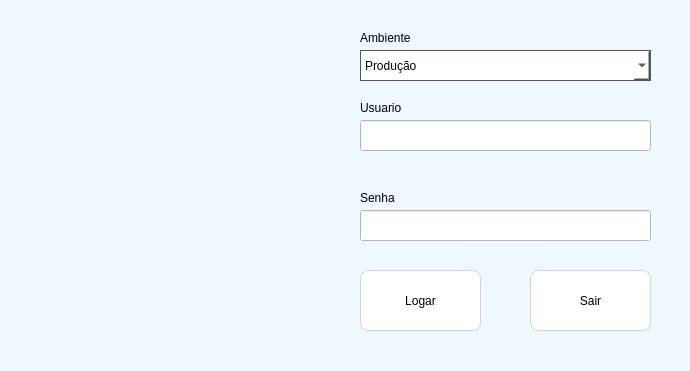
<?xml version="1.0" encoding="UTF-8"?>
<ui version="4.0">
 <class>Dialog</class>
 <widget class="QDialog" name="Dialog">
  <property name="geometry">
   <rect>
    <x>0</x>
    <y>0</y>
    <width>690</width>
    <height>371</height>
   </rect>
  </property>
  <property name="contextMenuPolicy">
   <enum>Qt::ActionsContextMenu</enum>
  </property>
  <property name="acceptDrops">
   <bool>true</bool>
  </property>
  <property name="windowTitle">
   <string>Dialog</string>
  </property>
  <property name="styleSheet">
   <string notr="true">background-color: #F0F8FF</string>
  </property>
  <property name="modal">
   <bool>true</bool>
  </property>
  <widget class="QWidget" name="formLayoutWidget">
   <property name="geometry">
    <rect>
     <x>10</x>
     <y>20</y>
     <width>327</width>
     <height>341</height>
    </rect>
   </property>
   <layout class="QHBoxLayout" name="horizontalLayout">
    <property name="sizeConstraint">
     <enum>QLayout::SetMinimumSize</enum>
    </property>
    <item>
     <widget class="QLabel" name="label">
      <property name="contextMenuPolicy">
       <enum>Qt::NoContextMenu</enum>
      </property>
      <property name="layoutDirection">
       <enum>Qt::LeftToRight</enum>
      </property>
      <property name="styleSheet">
       <string notr="true">justify: center</string>
      </property>
      <property name="frameShape">
       <enum>QFrame::NoFrame</enum>
      </property>
      <property name="frameShadow">
       <enum>QFrame::Raised</enum>
      </property>
      <property name="text">
       <string/>
      </property>
      <property name="pixmap">
       <pixmap>logo.png</pixmap>
      </property>
     </widget>
    </item>
   </layout>
  </widget>
  <widget class="QPushButton" name="pushButton">
   <property name="geometry">
    <rect>
     <x>360</x>
     <y>270</y>
     <width>121</width>
     <height>61</height>
    </rect>
   </property>
   <property name="cursor">
    <cursorShape>PointingHandCursor</cursorShape>
   </property>
   <property name="styleSheet">
    <string notr="true">QPushButton {
    border-radius: 8px;
    padding: 5px 10px;
	background-color: white;
	border: 0.6px solid lightgrey
}

QPushButton:hover {
    background-color: lightblue;
}
 
QPushButton:pressed {
    background-color: #1c5980;
}</string>
   </property>
   <property name="text">
    <string>Logar</string>
   </property>
   <property name="autoRepeat">
    <bool>false</bool>
   </property>
  </widget>
  <widget class="QComboBox" name="comboBox">
   <property name="geometry">
    <rect>
     <x>360</x>
     <y>50</y>
     <width>291</width>
     <height>31</height>
    </rect>
   </property>
   <property name="cursor">
    <cursorShape>PointingHandCursor</cursorShape>
   </property>
   <property name="styleSheet">
    <string notr="true">background-color:white; border: 0.5px solid #555;</string>
   </property>
   <item>
    <property name="text">
     <string>Produção</string>
    </property>
   </item>
   <item>
    <property name="text">
     <string>Desenvolvimento</string>
    </property>
   </item>
  </widget>
  <widget class="QLineEdit" name="inputuser">
   <property name="geometry">
    <rect>
     <x>360</x>
     <y>120</y>
     <width>291</width>
     <height>31</height>
    </rect>
   </property>
   <property name="styleSheet">
    <string notr="true">background-color:white</string>
   </property>
  </widget>
  <widget class="QLineEdit" name="inputpassword">
   <property name="geometry">
    <rect>
     <x>360</x>
     <y>210</y>
     <width>291</width>
     <height>31</height>
    </rect>
   </property>
   <property name="styleSheet">
    <string notr="true">background-color:white</string>
   </property>
  </widget>
  <widget class="QLabel" name="label_2">
   <property name="geometry">
    <rect>
     <x>360</x>
     <y>30</y>
     <width>110</width>
     <height>16</height>
    </rect>
   </property>
   <property name="text">
    <string>Ambiente</string>
   </property>
  </widget>
  <widget class="QLabel" name="label_3">
   <property name="geometry">
    <rect>
     <x>360</x>
     <y>100</y>
     <width>110</width>
     <height>16</height>
    </rect>
   </property>
   <property name="text">
    <string>Usuario</string>
   </property>
  </widget>
  <widget class="QLabel" name="label_4">
   <property name="geometry">
    <rect>
     <x>360</x>
     <y>190</y>
     <width>110</width>
     <height>16</height>
    </rect>
   </property>
   <property name="text">
    <string>Senha</string>
   </property>
  </widget>
  <widget class="QPushButton" name="pushButton_2">
   <property name="geometry">
    <rect>
     <x>530</x>
     <y>270</y>
     <width>121</width>
     <height>61</height>
    </rect>
   </property>
   <property name="cursor">
    <cursorShape>PointingHandCursor</cursorShape>
   </property>
   <property name="styleSheet">
    <string notr="true">QPushButton {
    border-radius: 8px;
    padding: 5px 10px;
	background-color: white;
	border: 0.6px solid lightgrey
}

QPushButton:hover {
    background-color: lightblue;
}
 
QPushButton:pressed {
    background-color: #1c5980;
}</string>
   </property>
   <property name="text">
    <string>Sair</string>
   </property>
   <property name="autoRepeat">
    <bool>false</bool>
   </property>
  </widget>
 </widget>
 <tabstops>
  <tabstop>comboBox</tabstop>
  <tabstop>inputuser</tabstop>
  <tabstop>inputpassword</tabstop>
  <tabstop>pushButton</tabstop>
 </tabstops>
 <resources>
  <include location="../qt.qrc"/>
 </resources>
 <connections>
  <connection>
   <sender>pushButton</sender>
   <signal>clicked()</signal>
   <receiver>Dialog</receiver>
   <slot>open()</slot>
   <hints>
    <hint type="sourcelabel">
     <x>441</x>
     <y>327</y>
    </hint>
    <hint type="destinationlabel">
     <x>501</x>
     <y>512</y>
    </hint>
   </hints>
  </connection>
 </connections>
</ui>
